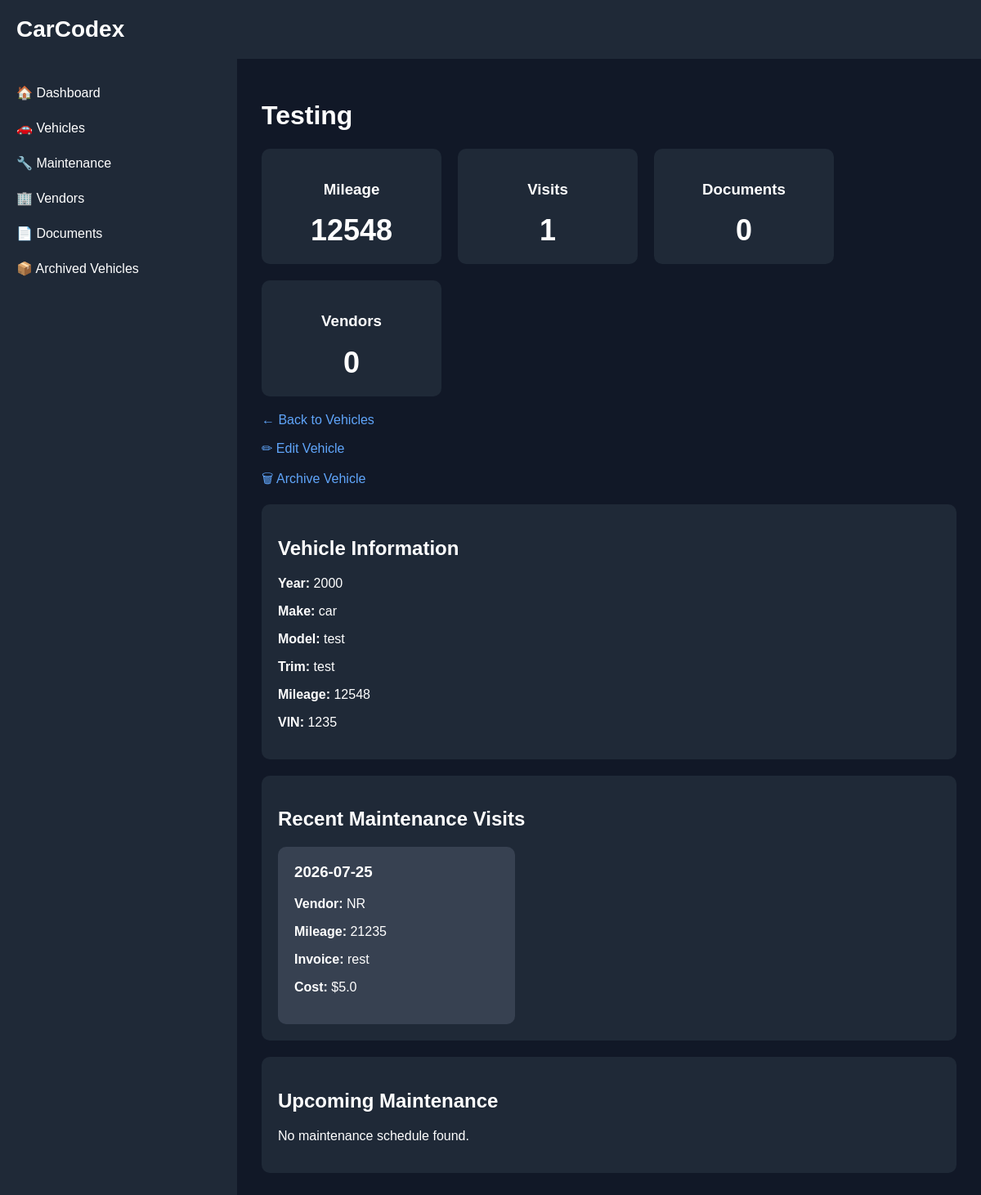
/vehicle/4, run on the app's committed database.
### backend/models.py (models this page shows)
class Vehicle(Base):
    __tablename__ = "vehicles"
    id = Column(Integer, primary_key=True, index=True)
    nickname = Column(String)
    vin = Column(String)
    year = Column(Integer)
    make = Column(String)
    model = Column(String)
    trim = Column(String)
    current_mileage = Column(Integer)
    archived = Column(
        Boolean,
        default=False
)

class MaintenanceVisit(Base):
    __tablename__ = "maintenance_visits"
    id = Column(Integer, primary_key=True, index=True)
    vehicle_id = Column(Integer, ForeignKey("vehicles.id"))
    vendor_id = Column(
        Integer,
        nullable=True
    )
    visit_date = Column(String)
    mileage = Column(Integer)
    vendor = Column(String)
    invoice_number = Column(String)
    total_cost = Column(Float)
    notes = Column(String)
    archived = Column(
    Boolean,
    default=False
)

### backend/main.py (the view)
@app.get(
    "/vehicle/{vehicle_id}",
    response_class=HTMLResponse
)
def vehicle_detail(
    request: Request,
    vehicle_id: int
):
    db = SessionLocal()
    vehicle = db.query(
        Vehicle
    ).filter(
        Vehicle.id == vehicle_id
    ).first()
    visits = db.query(
        MaintenanceVisit
    ).filter(
        MaintenanceVisit.vehicle_id == vehicle_id
    ).all()
    schedules = db.query(
        MaintenanceSchedule
    ).filter(
        MaintenanceSchedule.vehicle_id == vehicle_id
    ).all()
    db.close()
    return templates.TemplateResponse(
        request=request,
        name="vehicle_detail.html",
        context={
            "request": request,
            "vehicle": vehicle,
            "visits": visits,
            "schedules": schedules,
            "visit_count": len(visits),
            "document_count": 0,
            "vendor_count": 0
        }
    )

### backend/templates/vehicle_detail.html (shortened to what this page needs)
{% extends "base.html" %}
{% block content %}
<h1>{{ vehicle.nickname }}</h1>
<div class="stats-grid">
    <div class="stat-card">
        <h3>Mileage</h3>
        <div class="stat-value">
            {{ vehicle.current_mileage }}
        </div>
    </div>
    <div class="stat-card">
        <h3>Visits</h3>
        <div class="stat-value">
            {{ visit_count }}
        </div>
    </div>
    <div class="stat-card">
        <h3>Documents</h3>
        <div class="stat-value">
            {{ document_count }}
        </div>
    </div>
    <div class="stat-card">
        <h3>Vendors</h3>
        <div class="stat-value">
            {{ vendor_count }}
        </div>
    </div>
</div>
<p>
    <a href="/vehicles-ui"
        class="nav-link">
        ← Back to Vehicles
        <p>
    <a href="/vehicle-edit/{{ vehicle.id }}"
       class="nav-link">
        ✏ Edit Vehicle
    </a>
    <p>
    <a href="/vehicle-archive/{{ vehicle.id }}"
        class="nav-link">
        🗑 Archive Vehicle
    </a>
    </p>
</p>
    </a>
</p>
<div class="card">
    <h2>Vehicle Information</h2>
    <p>
        <strong>Year:</strong>
        {{ vehicle.year }}
    </p>
    <p>
        <strong>Make:</strong>
        {{ vehicle.make }}
    </p>
    <p>
        <strong>Model:</strong>
        {{ vehicle.model }}
    </p>
    <p>
        <strong>Trim:</strong>
        {{ vehicle.trim }}
    </p>
    <p>
        <strong>Mileage:</strong>
        {{ vehicle.current_mileage }}
    </p>
    <p>
        <strong>VIN:</strong>
        {{ vehicle.vin }}
    </p>
</div>
<div class="card">
    <h2>Recent Maintenance Visits</h2>
    <div class="visit-grid">
        {% if visits %}
            {% for visit in visits %}
                <a href="/maintenance-visit/{{ visit.id }}"
                   class="visit-link">
                    <div class="visit-card">
                        <h3>{{ visit.visit_date }}</h3>
                        <p>
                            <strong>Vendor:</strong>
                            {{ visit.vendor }}
                        </p>
                        <p>
                            <strong>Mileage:</strong>
                            {{ visit.mileage }}
                        </p>
                        <p>
                            <strong>Invoice:</strong>
                            {{ visit.invoice_number }}
                        </p>
                        <p>
                            <strong>Cost:</strong>
                            ${{ visit.total_cost }}
                        </p>
                    </div>
                </a>
            {% endfor %}
        {% else %}
            <p>No maintenance visits recorded.</p>
        {% endif %}
    </div>
</div>
<div class="card">
    <h2>Upcoming Maintenance</h2>
    {% if schedules %}
        {% for schedule in schedules %}
            <p>
                <strong>
                    {{ schedule.service_type }}
                </strong>
            </p>
        {% endfor %}
    {% else %}
        <p>
            No maintenance schedule found.
        </p>
    {% endif %}
</div>
{% endblock %}

### backend/templates/base.html (style rules this page uses)
body { margin: 0; font-family: Arial, sans-serif; background: #111827; color: white; }
.card { background: #1f2937; border-radius: 10px; padding: 20px; }

### backend/templates/vehicle_detail.html (style rules this page uses)
.nav-link { color: #60a5fa; text-decoration: none; }
.card { margin-bottom: 20px; }
.stats-grid { display: flex; gap: 20px; flex-wrap: wrap; margin-bottom: 20px; }
.stat-card { background: #1f2937; border-radius: 10px; padding: 20px; width: 180px; text-align: center; }
.stat-value { font-size: 36px; font-weight: bold; margin-top: 10px; }
.visit-grid { display: flex; flex-wrap: wrap; gap: 20px; }
.visit-link { text-decoration: none; color: inherit; }
.visit-card { background: #374151; border-radius: 10px; padding: 20px; width: 250px; transition: all 0.2s ease; }
.visit-card h3 { margin-top: 0; }

### data on the page
Vehicle: nickname "Testing", current_mileage "12548", year "2000", make "car", model "test", trim "test", vin "1235"
MaintenanceVisit: visit_date "2026-07-25", vendor "NR", mileage "21235", invoice_number "rest", total_cost "5.0"

### other printed values
{{ visit_count }} "1"
{{ document_count }} "0"
{{ vendor_count }} "0"
